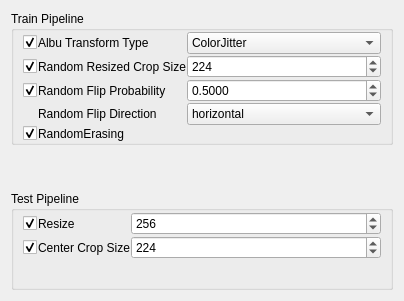
<?xml version="1.0" encoding="UTF-8"?>
<ui version="4.0">
 <class>MMClassificiationDataAugmentationInput</class>
 <widget class="QWidget" name="MMClassificiationDataAugmentationInput">
  <property name="geometry">
   <rect>
    <x>0</x>
    <y>0</y>
    <width>404</width>
    <height>301</height>
   </rect>
  </property>
  <property name="windowTitle">
   <string>Form</string>
  </property>
  <layout class="QGridLayout" name="gridLayout">
   <item row="2" column="0">
    <widget class="QGroupBox" name="groupDataAugmentationTestPipeline">
     <property name="title">
      <string>Test Pipeline</string>
     </property>
     <layout class="QVBoxLayout" name="verticalLayout_10">
      <property name="spacing">
       <number>1</number>
      </property>
      <property name="topMargin">
       <number>1</number>
      </property>
      <property name="bottomMargin">
       <number>1</number>
      </property>
      <item>
       <layout class="QGridLayout" name="gridLayout_18" rowstretch="1,0,0">
        <item row="1" column="2">
         <layout class="QHBoxLayout" name="horizontalLayout_TestOptions">
          <property name="sizeConstraint">
           <enum>QLayout::SetFixedSize</enum>
          </property>
          <item>
           <widget class="QSpinBox" name="spinBox_centerCropSize">
            <property name="text" stdset="0">
             <string>224</string>
            </property>
            <property name="minimum">
             <number>1</number>
            </property>
            <property name="maximum">
             <number>2000</number>
            </property>
            <property name="value">
             <number>224</number>
            </property>
           </widget>
          </item>
         </layout>
        </item>
        <item row="0" column="2">
         <widget class="QSpinBox" name="spinBox_resize">
          <property name="text" stdset="0">
           <string>256</string>
          </property>
          <property name="minimum">
           <number>1</number>
          </property>
          <property name="maximum">
           <number>2000</number>
          </property>
          <property name="value">
           <number>256</number>
          </property>
         </widget>
        </item>
        <item row="1" column="0">
         <widget class="QCheckBox" name="checkBox_centerCropSize">
          <property name="text">
           <string/>
          </property>
          <property name="checked">
           <bool>true</bool>
          </property>
         </widget>
        </item>
        <item row="0" column="0">
         <widget class="QCheckBox" name="checkBox_resize">
          <property name="text">
           <string/>
          </property>
          <property name="checked">
           <bool>true</bool>
          </property>
         </widget>
        </item>
        <item row="0" column="1">
         <widget class="QLabel" name="label_resize">
          <property name="text">
           <string>Resize</string>
          </property>
         </widget>
        </item>
        <item row="2" column="2">
         <layout class="QHBoxLayout" name="horizontalLayout_25">
          <item>
           <spacer name="horizontalSpacer_16">
            <property name="orientation">
             <enum>Qt::Horizontal</enum>
            </property>
            <property name="sizeHint" stdset="0">
             <size>
              <width>40</width>
              <height>1</height>
             </size>
            </property>
           </spacer>
          </item>
         </layout>
        </item>
        <item row="1" column="1">
         <widget class="QLabel" name="label_centerCropSize">
          <property name="text">
           <string>Center Crop Size</string>
          </property>
         </widget>
        </item>
       </layout>
      </item>
      <item>
       <spacer name="verticalSpacer_7">
        <property name="orientation">
         <enum>Qt::Vertical</enum>
        </property>
        <property name="sizeHint" stdset="0">
         <size>
          <width>20</width>
          <height>1</height>
         </size>
        </property>
       </spacer>
      </item>
     </layout>
    </widget>
   </item>
   <item row="0" column="0">
    <widget class="QGroupBox" name="groupDataAugmentationTrainPipeline">
     <property name="title">
      <string>Train Pipeline</string>
     </property>
     <layout class="QVBoxLayout" name="verticalLayout_9">
      <property name="spacing">
       <number>1</number>
      </property>
      <property name="topMargin">
       <number>1</number>
      </property>
      <property name="bottomMargin">
       <number>1</number>
      </property>
      <item>
       <layout class="QGridLayout" name="gridLayout_17" rowstretch="1,0,0,0,0,0">
        <item row="3" column="2">
         <widget class="QComboBox" name="comboBox_randomFlipDirection">
          <property name="currentText">
           <string>horizontal</string>
          </property>
          <item>
           <property name="text">
            <string>horizontal</string>
           </property>
          </item>
          <item>
           <property name="text">
            <string>vertical</string>
           </property>
          </item>
         </widget>
        </item>
        <item row="2" column="0">
         <widget class="QCheckBox" name="checkBox_randomFlipProbabilityAndDirection">
          <property name="text">
           <string/>
          </property>
          <property name="checked">
           <bool>true</bool>
          </property>
         </widget>
        </item>
        <item row="0" column="0">
         <widget class="QCheckBox" name="checkBox_albuTransformType">
          <property name="text">
           <string/>
          </property>
          <property name="checked">
           <bool>true</bool>
          </property>
         </widget>
        </item>
        <item row="2" column="1">
         <widget class="QLabel" name="label_randomFlipProbability">
          <property name="text">
           <string>Random Flip Probability</string>
          </property>
         </widget>
        </item>
        <item row="5" column="2">
         <layout class="QHBoxLayout" name="horizontalLayout_24"/>
        </item>
        <item row="1" column="0">
         <widget class="QCheckBox" name="checkBox_randomResizedCropSize">
          <property name="text">
           <string/>
          </property>
          <property name="checked">
           <bool>true</bool>
          </property>
         </widget>
        </item>
        <item row="2" column="2">
         <widget class="QDoubleSpinBox" name="doubleSpinBox_randomFlipProbability">
          <property name="text" stdset="0">
           <string>0,5000</string>
          </property>
          <property name="decimals">
           <number>4</number>
          </property>
          <property name="maximum">
           <double>1.000000000000000</double>
          </property>
          <property name="singleStep">
           <double>0.050000000000000</double>
          </property>
          <property name="value">
           <double>0.500000000000000</double>
          </property>
         </widget>
        </item>
        <item row="4" column="0">
         <widget class="QCheckBox" name="checkBox_randomErasing">
          <property name="text">
           <string/>
          </property>
          <property name="checked">
           <bool>true</bool>
          </property>
         </widget>
        </item>
        <item row="0" column="2">
         <widget class="QComboBox" name="comboBox_albuTransformType">
          <property name="currentText">
           <string>ColorJitter</string>
          </property>
          <item>
           <property name="text">
            <string>ColorJitter</string>
           </property>
          </item>
         </widget>
        </item>
        <item row="0" column="1">
         <widget class="QLabel" name="label_albuTransformType">
          <property name="text">
           <string>Albu Transform Type</string>
          </property>
         </widget>
        </item>
        <item row="1" column="1">
         <widget class="QLabel" name="label_randomResiszedCrop">
          <property name="text">
           <string>Random Resized Crop Size</string>
          </property>
         </widget>
        </item>
        <item row="3" column="1">
         <widget class="QLabel" name="label_randomFlipDirection">
          <property name="text">
           <string>Random Flip Direction</string>
          </property>
         </widget>
        </item>
        <item row="1" column="2">
         <widget class="QSpinBox" name="spinBox_resizedCropSize">
          <property name="text" stdset="0">
           <string>224</string>
          </property>
          <property name="minimum">
           <number>1</number>
          </property>
          <property name="maximum">
           <number>2000</number>
          </property>
          <property name="singleStep">
           <number>1</number>
          </property>
          <property name="value">
           <number>224</number>
          </property>
         </widget>
        </item>
        <item row="4" column="1">
         <widget class="QLabel" name="label_randomErasing">
          <property name="text">
           <string>RandomErasing</string>
          </property>
         </widget>
        </item>
        <item row="4" column="2">
         <layout class="QHBoxLayout" name="horizontalLayout_options">
          <property name="sizeConstraint">
           <enum>QLayout::SetFixedSize</enum>
          </property>
          <item>
           <spacer name="horizontalSpacer_15">
            <property name="orientation">
             <enum>Qt::Horizontal</enum>
            </property>
            <property name="sizeHint" stdset="0">
             <size>
              <width>40</width>
              <height>5</height>
             </size>
            </property>
           </spacer>
          </item>
         </layout>
        </item>
       </layout>
      </item>
     </layout>
    </widget>
   </item>
   <item row="1" column="0">
    <spacer name="verticalSpacer">
     <property name="orientation">
      <enum>Qt::Vertical</enum>
     </property>
     <property name="sizeType">
      <enum>QSizePolicy::Maximum</enum>
     </property>
     <property name="sizeHint" stdset="0">
      <size>
       <width>20</width>
       <height>40</height>
      </size>
     </property>
    </spacer>
   </item>
  </layout>
 </widget>
 <resources/>
 <connections>
  <connection>
   <sender>checkBox_albuTransformType</sender>
   <signal>toggled(bool)</signal>
   <receiver>comboBox_albuTransformType</receiver>
   <slot>setEnabled(bool)</slot>
   <hints>
    <hint type="sourcelabel">
     <x>30</x>
     <y>49</y>
    </hint>
    <hint type="destinationlabel">
     <x>449</x>
     <y>49</y>
    </hint>
   </hints>
  </connection>
  <connection>
   <sender>checkBox_randomResizedCropSize</sender>
   <signal>toggled(bool)</signal>
   <receiver>spinBox_resizedCropSize</receiver>
   <slot>setEnabled(bool)</slot>
   <hints>
    <hint type="sourcelabel">
     <x>30</x>
     <y>76</y>
    </hint>
    <hint type="destinationlabel">
     <x>228</x>
     <y>83</y>
    </hint>
   </hints>
  </connection>
  <connection>
   <sender>checkBox_randomFlipProbabilityAndDirection</sender>
   <signal>toggled(bool)</signal>
   <receiver>doubleSpinBox_randomFlipProbability</receiver>
   <slot>setEnabled(bool)</slot>
   <hints>
    <hint type="sourcelabel">
     <x>36</x>
     <y>111</y>
    </hint>
    <hint type="destinationlabel">
     <x>244</x>
     <y>113</y>
    </hint>
   </hints>
  </connection>
  <connection>
   <sender>checkBox_randomFlipProbabilityAndDirection</sender>
   <signal>toggled(bool)</signal>
   <receiver>comboBox_randomFlipDirection</receiver>
   <slot>setEnabled(bool)</slot>
   <hints>
    <hint type="sourcelabel">
     <x>28</x>
     <y>106</y>
    </hint>
    <hint type="destinationlabel">
     <x>217</x>
     <y>141</y>
    </hint>
   </hints>
  </connection>
  <connection>
   <sender>checkBox_resize</sender>
   <signal>toggled(bool)</signal>
   <receiver>spinBox_resize</receiver>
   <slot>setEnabled(bool)</slot>
   <hints>
    <hint type="sourcelabel">
     <x>32</x>
     <y>264</y>
    </hint>
    <hint type="destinationlabel">
     <x>163</x>
     <y>274</y>
    </hint>
   </hints>
  </connection>
  <connection>
   <sender>checkBox_centerCropSize</sender>
   <signal>toggled(bool)</signal>
   <receiver>spinBox_centerCropSize</receiver>
   <slot>setEnabled(bool)</slot>
   <hints>
    <hint type="sourcelabel">
     <x>28</x>
     <y>300</y>
    </hint>
    <hint type="destinationlabel">
     <x>195</x>
     <y>305</y>
    </hint>
   </hints>
  </connection>
 </connections>
</ui>
